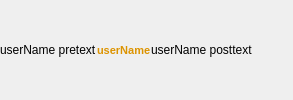
        <widget class="QWidget" name="widget" native="true">
         <layout class="QGridLayout" name="gridLayout_2">
          <property name="leftMargin">
           <number>0</number>
          </property>
          <property name="topMargin">
           <number>0</number>
          </property>
          <property name="rightMargin">
           <number>0</number>
          </property>
          <property name="bottomMargin">
           <number>0</number>
          </property>
          <property name="spacing">
           <number>0</number>
          </property>
          <item row="0" column="0">
           <widget class="QLabel" name="userNamePretext">
            <property name="text">
             <string>userName pretext</string>
            </property>
           </widget>
          </item>
          <item row="0" column="1">
           <widget class="QLabel" name="userName">
            <property name="font">
             <font>
              <family>MS Shell Dlg 2</family>
              <pointsize>8</pointsize>
              <weight>75</weight>
              <italic>false</italic>
              <bold>true</bold>
             </font>
            </property>
            <property name="styleSheet">
             <string notr="true">color: rgb(220, 147, 0);</string>
            </property>
            <property name="text">
             <string>userName</string>
            </property>
           </widget>
          </item>
          <item row="0" column="2">
           <widget class="QLabel" name="userNamePosttext">
            <property name="text">
             <string>userName posttext</string>
            </property>
           </widget>
          </item>
          <item row="0" column="3">
           <spacer name="horizontalSpacer_3">
            <property name="orientation">
             <enum>Qt::Horizontal</enum>
            </property>
            <property name="sizeHint" stdset="0">
             <size>
              <width>40</width>
              <height>20</height>
             </size>
            </property>
           </spacer>
          </item>
         </layout>
        </widget>
